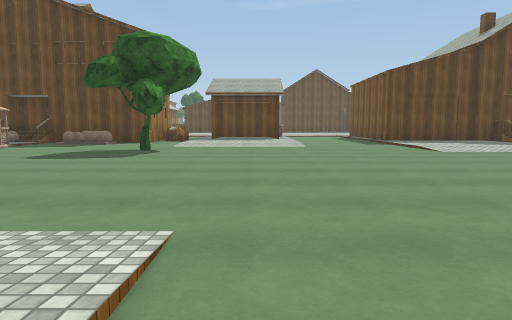
view 1 (above)

24 first-person views from a walk through a scene from a Unity 3-D project. The camera is 1.3 m above the floor, tilts 6° down and sees 75° across. The floor is counted in squares, 2 m on a side. Each view is taken from the middle of a square. On the plan, view 1 faces up. The plan holds only what a view shows up to about 10 squares ahead; the rest is blank. The place goes on beyond the plan. Surface patterns are stand-ins for the level's own textures.

view 2
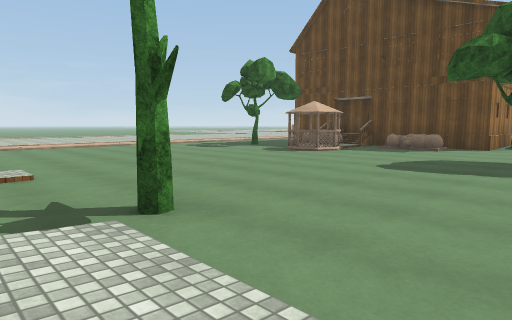

view 3
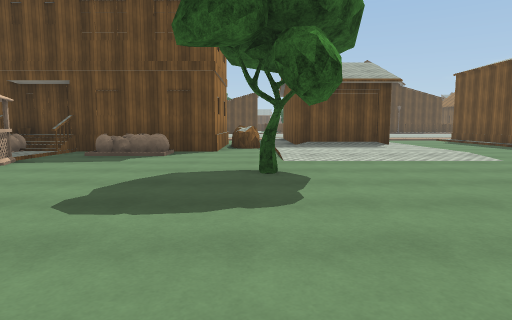

view 4
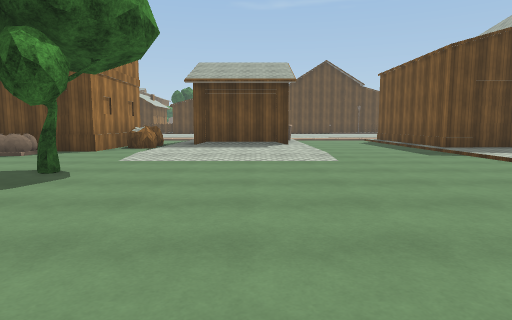

view 5
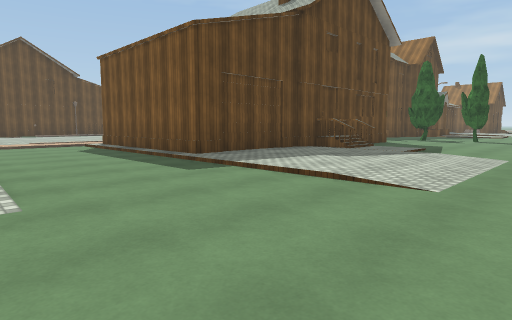

view 6
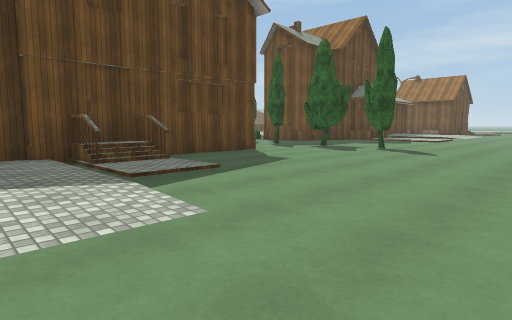

view 7
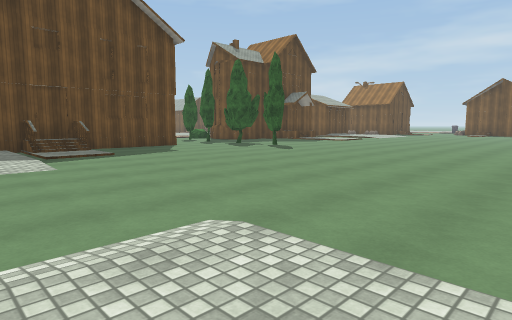

view 8
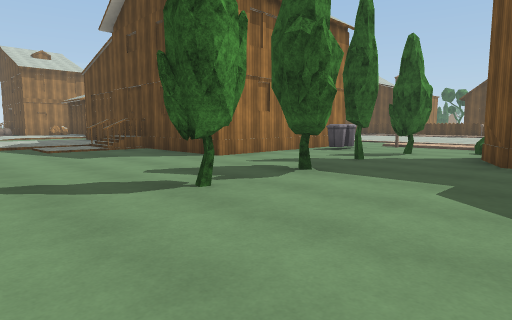

view 9
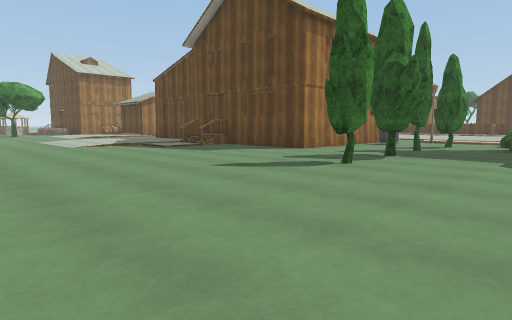

view 10
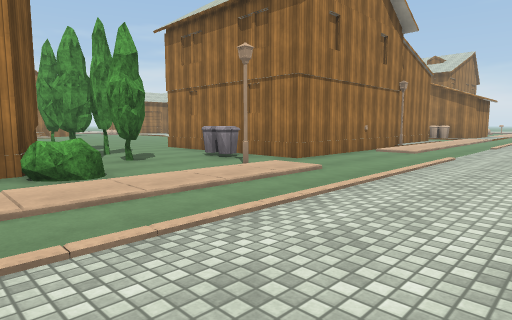

view 11
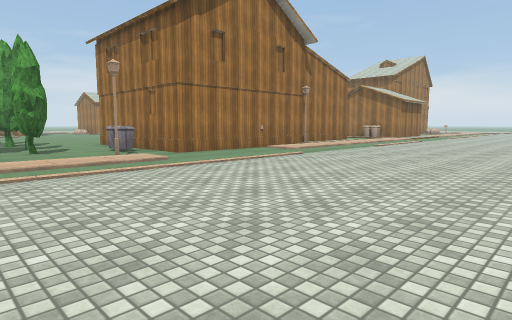

view 12
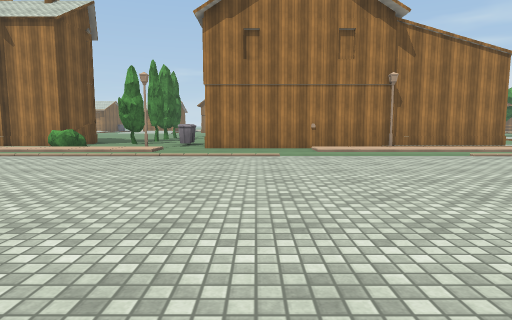

view 13
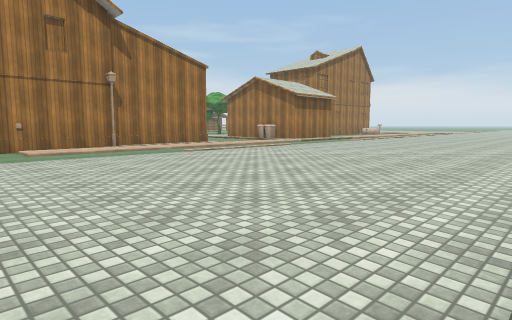

view 14
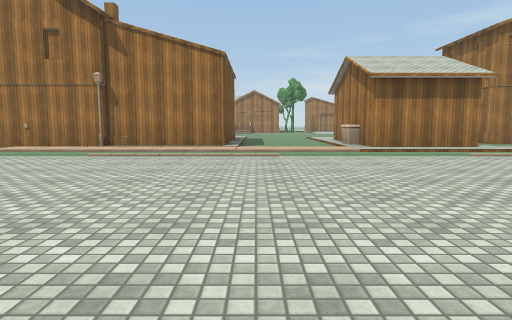

view 15
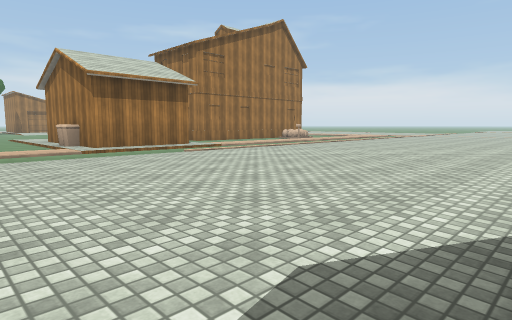

view 16
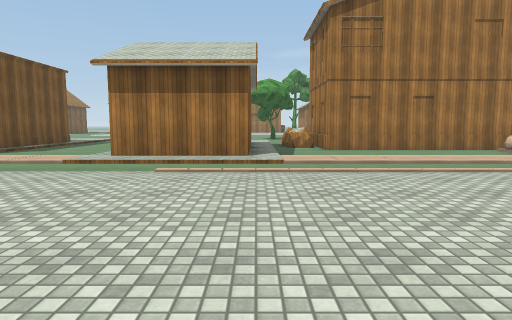

view 17
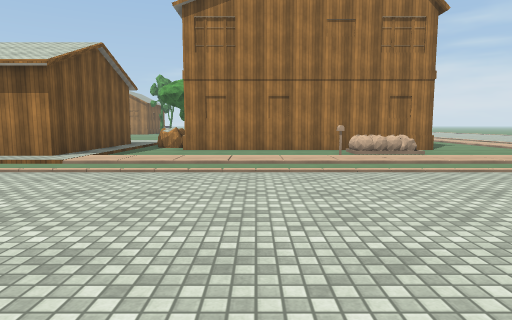

view 18
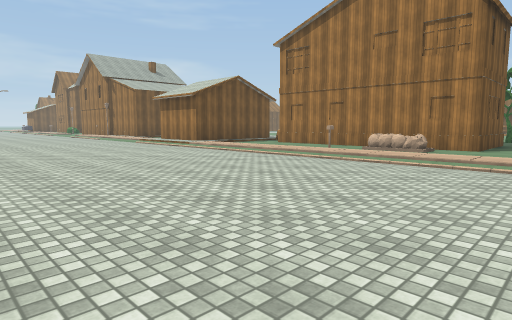

view 19
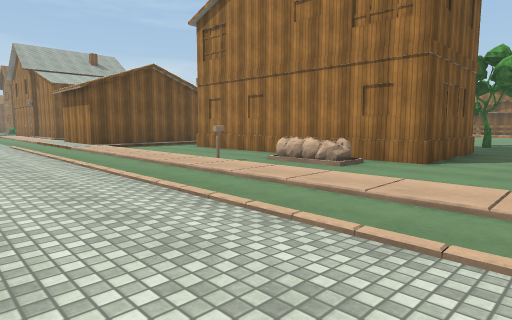

view 20
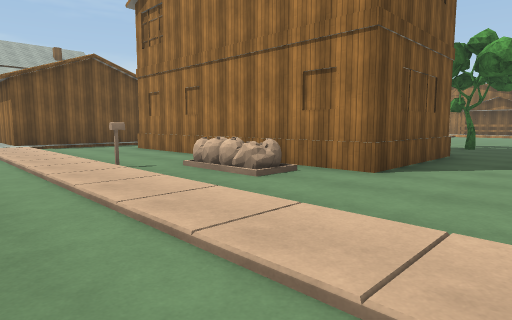

view 21
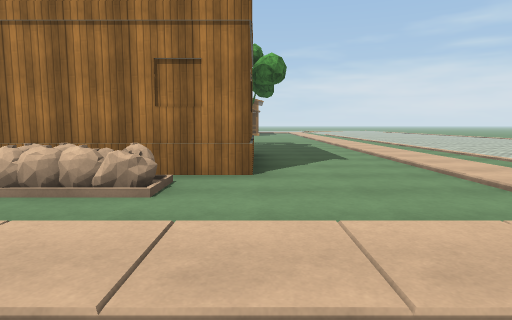

view 22
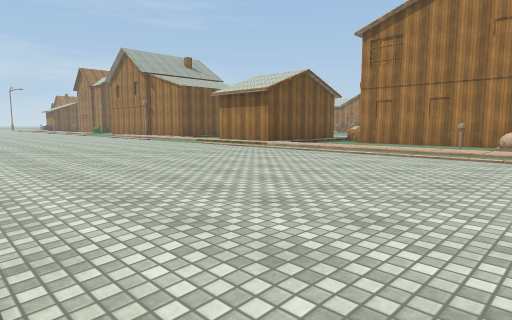

view 23
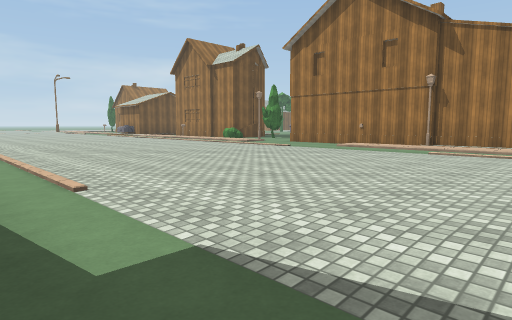

view 24
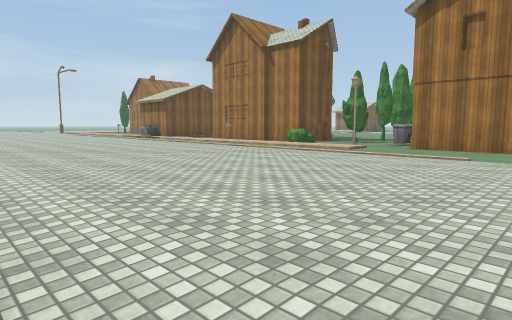

### Floor plan
Points are (right, up) in squares from view 1. A wall is a line through its corners. A room is listed if a view was taken in it or the views show most of it. See-through windows are left out.
Room 1 (views 1, 2, 3, 4, 5, 6, 7, 8, 9)
walls: (5.6, 12.5) (4.9, 12.5) (4.9, 17.5); (8.9, 11.2) (8.9, 12.5); (1, 14) (-1.8, 14); (7.6, 12.7) (5.6, 12.7); (9, 12.2) (9, 11.2); (10.1, 11.2) (10.1, 12.6); (10.2, 12.5) (10.2, 11.2); (-2.9, 14) (-3.1, 13); (-4, 13.4) (-4, 12.2) (-7.6, 12.2); (0.9, 18.2) (0.9, 15.8); (-7.6, 12.5) (-9, 12.5); (-10.9, 12.1) (-10.9, 15.7); (13.4, 17.6) (13.4, 12.5) (7.5, 12.5); (18.1, 14.2) (17.5, 15.4) (18.1, 16.6)
low walls: (-3.1, 13) (-3.6, 13.4); (-3.1, 13.2) (-3.5, 13.3); (-3, 13.3) (-3.5, 13.3); (1.2, 17.2) (1.5, 16.7)
ways out: opening at (-12.5, 16.5) to room 2; opening at (-3, 14.5) to room 2; opening at (3, 18.7) to room 2; opening at (16.5, 17.8) to room 2
objects: tree (-11, 10); other object (-9, 11) to (-9, 12); house (-8, 9) to (-7, 10); other object (-6, 11) to (-5, 11); tree (-5, 2); tree (-3, 9); bin (14, 16); tree (16, 10); tree (16, 12); tree (16, 14); tree (16, 16); bush (18, 17)
Room 2 (views 10, 11, 12, 13, 14, 15, 16, 17, 18, 19, 20, 21, 22, 23, 24)
walls: (4.9, 17.5) (8.2, 17.5); (8.4, 17.6) (13.4, 17.6); (-1.8, 14) (-1.8, 18.2) (0.9, 18.2); (-10.9, 15.7) (-4, 15.7) (-4, 13.4)
low walls: (0.9, 17.2) (1.2, 17.2)
ways out: opening at (-12.5, 16.5) to room 1; opening at (-3, 14.5) to room 1; opening at (3, 18.7) to room 1; opening at (16.5, 17.8) to room 1
objects: other object (-10, 17) to (-9, 17); lamp (8, 18); other object (10, 18); lamp (15, 18)

Where each view was taken, in squares from view 1:
view 1: 0 up, 0 right, facing up
view 2: 1 up, 2 left, facing up-left
view 3: 4 up, 3 left, facing up
view 4: 4 up, 0 right, facing up
view 5: 7 up, 1 right, facing up-right
view 6: 6 up, 7 right, facing up-right
view 7: 2 up, 7 right, facing up-right
view 8: 8 up, 19 right, facing up-left
view 9: 5 up, 19 right, facing up-left
view 10: 22 up, 19 right, facing down-left
view 11: 25 up, 18 right, facing down-left
view 12: 27 up, 12 right, facing down
view 13: 27 up, 12 right, facing down-left
view 14: 27 up, 4 right, facing down
view 15: 27 up, 4 right, facing down-left
view 16: 25 up, 2 left, facing down
view 17: 25 up, 6 left, facing down
view 18: 26 up, 13 left, facing down-right
view 19: 22 up, 13 left, facing down-right
view 20: 20 up, 13 left, facing down-right
view 21: 20 up, 11 left, facing down
view 22: 27 up, 10 left, facing down-right
view 23: 28 up, 5 right, facing down-right
view 24: 27 up, 10 right, facing down-right
